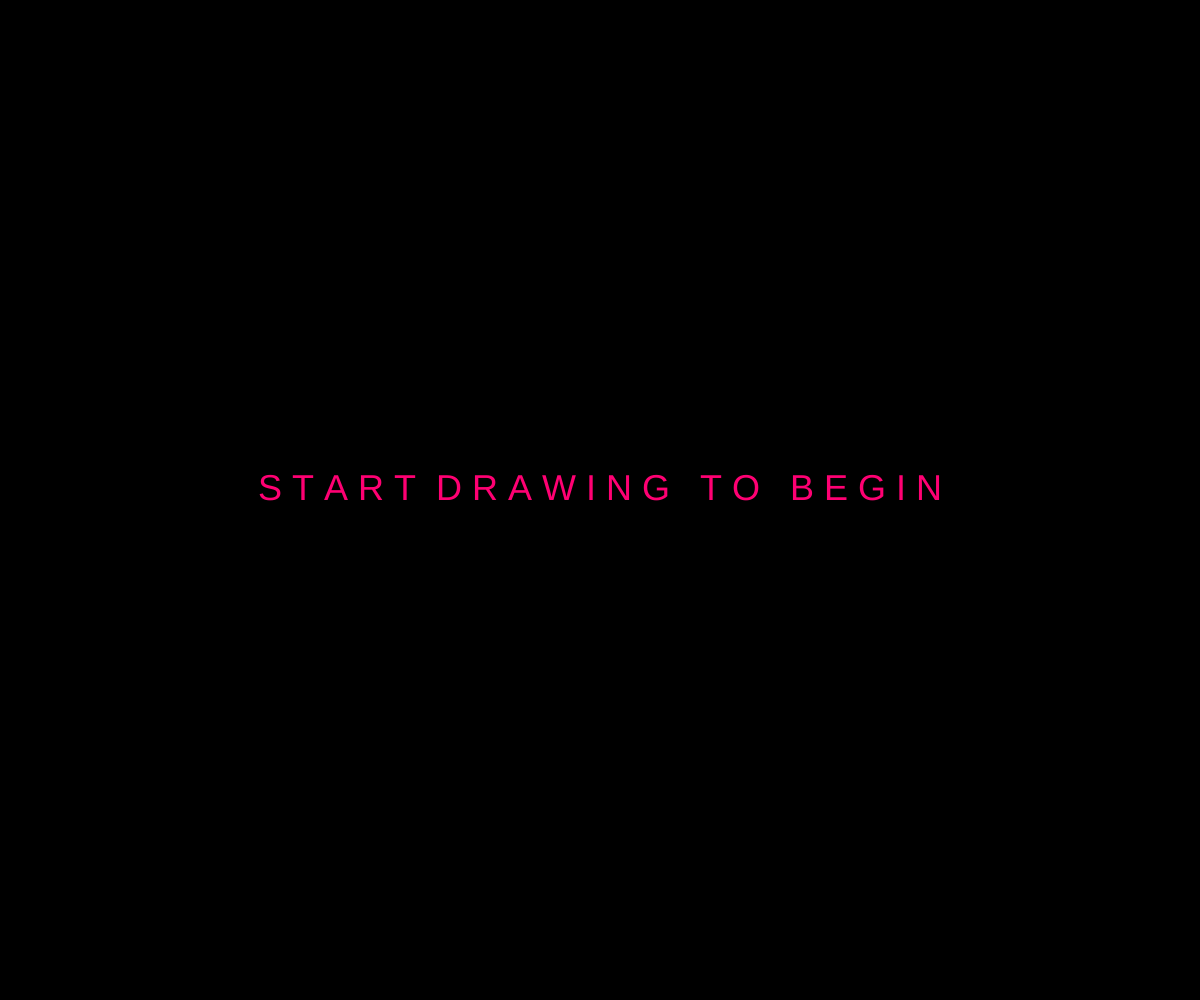
Frame 1 (no input)
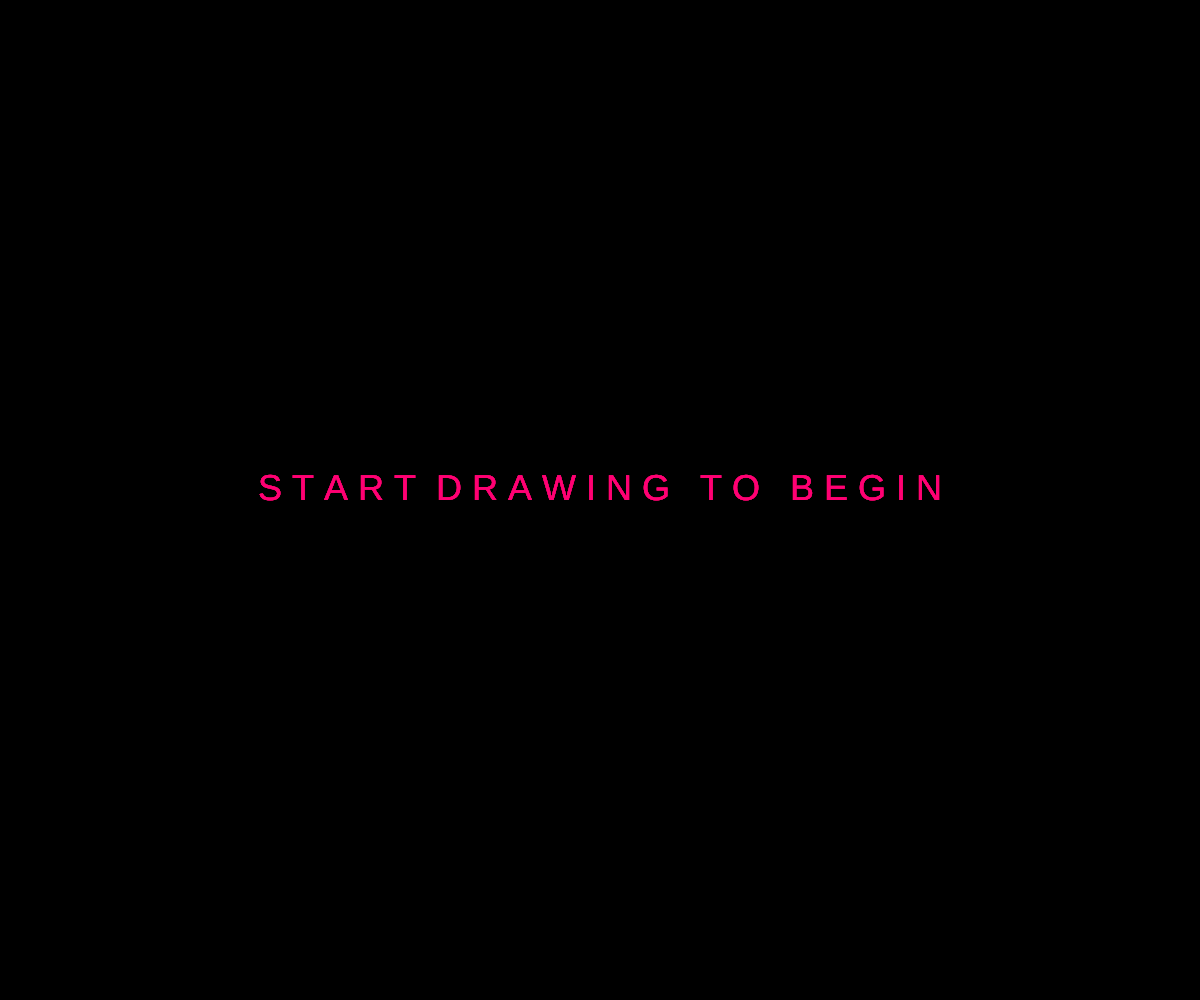
Frame 60 (no input)
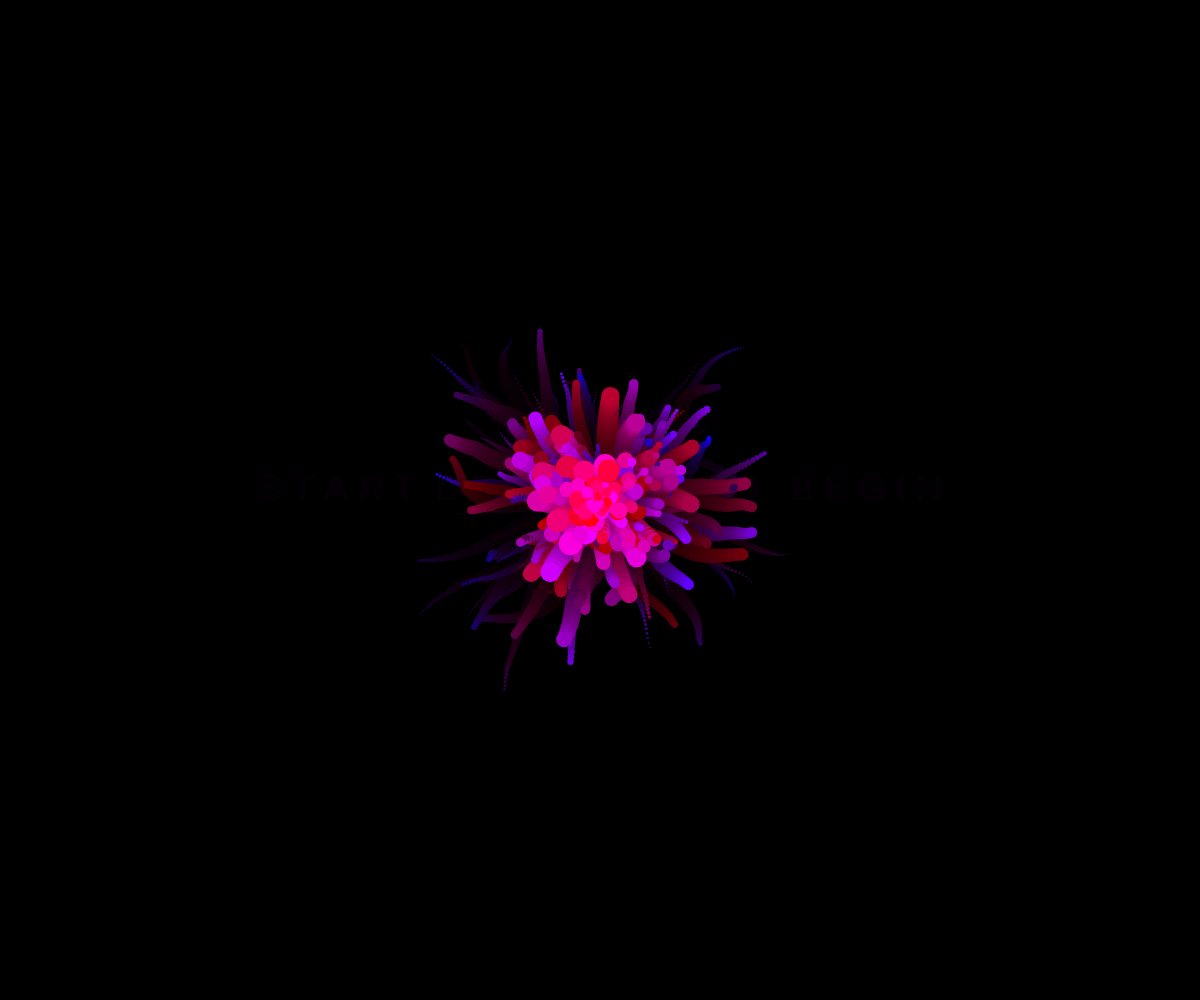
Frame 120 (the mouse pressed at the canvas centre since frame 60)

The p5.js sketch that drew these frames (run headless with seeded random() and noise() and a simulated clock; from frame 60 on, the mouse is pressed at the canvas centre):

// p5.js sketch
// ── sketch.js
var p, started;


function setup() {
    createCanvas(windowWidth, windowHeight);
    background(0);
    p = [];
    sarted = false;
}


function draw() {
    background(0, 25);
    if (!started) {
        drawText();
    } else {
        recordParticles();
        drawParticles();
        killParticles();
    }
}


function recordParticles() {
    if (mouseIsPressed) {
        noCursor();
        for (var i = 0; i < 5; i++) {
            p.push(new Particle(mouseX, mouseY));
        }
    }
}


function mousePressed() {
    started = true;
}


function mouseReleased() {
    cursor(ARROW);
}


function drawParticles() {
    p.forEach(function(i) {
        var noise = createVector(random(-.5, .5), random(-.5, .5));
        i.applyForce(noise);
        var friction = i.vel.copy();
        friction.mult(-.015);
        i.applyForce(friction);
        i.update();
        i.show();
    });

}


function killParticles() {
    for (var i = p.length - 1; i >= 0; i--) {
        if (p[i].r === 0) {
            p.splice(i, 1);
        }
    }
}

function drawText() {
    noStroke();
    fill(255, 0, 115);
    textSize(36);
    var t = 'S T A R T  D R A W I N G   T O   B E G I N';
    text(t, (width / 2) - (textWidth(t) / 2), height / 2);
}

// ── Particle.js
function Particle(x, y) {
    this.x = x;
    this.y = y;
    this.r = 3;
    this.maxR = random(5, 12);
    this.bl = random(255);
    this.rd = 255;
    this.switch = false;
    this.pos = createVector(this.x, this.y);
    this.vel = createVector(pmouseX + random(-5, 5), pmouseY + random(-5, 5)).sub(createVector(mouseX, mouseY));
    this.acc = createVector();


    this.show = function() {
        noStroke();
        fill(this.rd, 0, this.bl);
        ellipse(this.pos.x, this.pos.y, this.r * 2, this.r * 2);
    }


    this.update = function() {
        this.vel.add(this.acc);
        this.vel.limit(5);
        this.pos.add(this.vel);
        this.acc.mult(0);
        if (!this.switch) {
            if (this.r < this.maxR) {
                this.r += 1;
            } else {
                this.switch = true;
            }
        } else {
            if (this.r > 0) {
                this.r -= .2;
                this.rd -= 5;
            } else {
                this.r = 0;
            }
        }
    }


    this.applyForce = function(f) {
        this.acc.add(f);
    }
}
